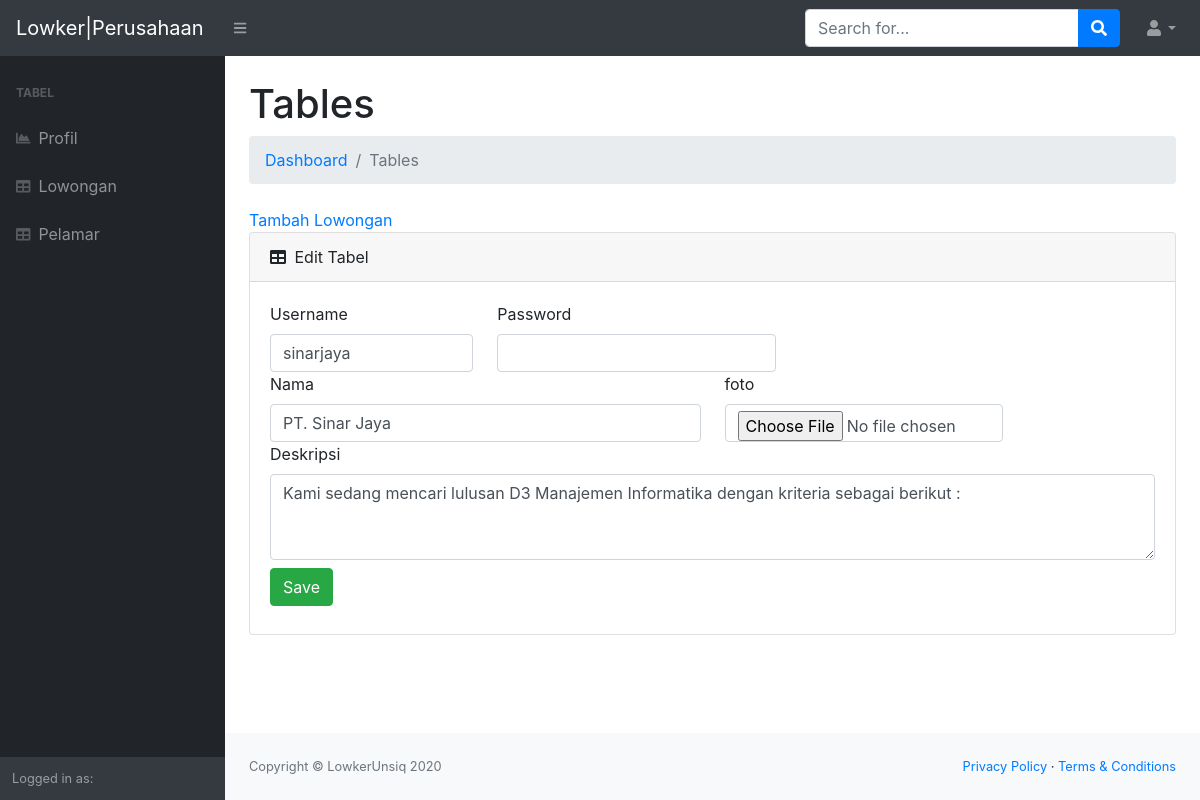
The app's page /perusahaan/edit_profil.php?id=1 with its own data.
### tables this page shows
CREATE TABLE `perusahaan` (
  `id_perusahaan` int(11) NOT NULL,
  `username` varchar(50) NOT NULL,
  `password` varchar(255) NOT NULL,
  `nama` varchar(30) NOT NULL,
  `foto` varchar(500) NOT NULL,
  `alamat` varchar(100) NOT NULL,
  `deskripsi` text NOT NULL
);

### perusahaan/edit_profil.php (the view, shortened to what this page needs)
<?php include 'header.php';
$sql = "SELECT * from perusahaan WHERE id_perusahaan =". $_GET['id']."";
$query = mysqli_query($dbc,$sql);
$q1 = mysqli_fetch_array($query);
?>
<main>
                    <div class="container-fluid">
                        <h1 class="mt-4">Tables</h1>
                        <ol class="breadcrumb mb-4">
                            <li class="breadcrumb-item"><a href="index.html">Dashboard</a></li>
                            <li class="breadcrumb-item active">Tables</li>
                        </ol>
                        <a href="tambah_lowongan.php?id=<?php echo $_SESSION['id_perusahaan']; ?>">Tambah Lowongan</a>
                        <div class="card mb-4">
                            <div class="card-header">
                                <i class="fas fa-table mr-1"></i>
                                Edit Tabel
                            </div>
                            <div class="card-body">
                                <form action="simpan_edit_profil.php" method="POST" class="row g-3" enctype="multipart/form-data">
                                    <div class="col-md-3">
                                        <label for="username" class="form-label">Username</label>
                                        <input type="text" class="form-control" name="username" id="username" value="<?php echo $q1['username']; ?>">
                                    </div>
                                    <div class="col-md-4">
                                        <label for="password" class="form-label">Password</label>
                                        <input type="password" name="password" id="password" class="form-control">
                                    </div>
                                    <div class="col-md-6">
                                        <label for="nama" class="form-label">Nama</label>
                                        <input type="text" class="form-control" name="nama" id="nama" value="<?php echo $q1['nama']; ?>">
                                    </div>
                                    <div class="col-md-4">
                                        <label for="foto" class="form-label">foto</label>
                                        <input type="file" name="foto" id="foto" class="form-control">
                                    </div>
                                    <div class="col-md-12">
                                        <label for="deskripsi" class="form-label">Deskripsi</label>
                                        <textarea class="form-control" id="deskripsi" name="deskripsi" value="<?php echo $q1['deskripsi']; ?>" rows="3"><?php echo $q1['deskripsi']; ?></textarea>
                                    </div>
                                    <br>
                                    <div class="col-12 py-2">
                                        <button type="submit" class="btn btn-success">Save</button>
                                    </div>
                                </form>
                            </div>
                        </div>
                    </div>
                </main>
<?php include 'footer.php';?>

### records on screen
perusahaan: username "sinarjaya", nama "PT. Sinar Jaya", deskripsi "Kami sedang mencari lulusan D3 Manajemen Informatika dengan kriteria sebagai berikut :"
